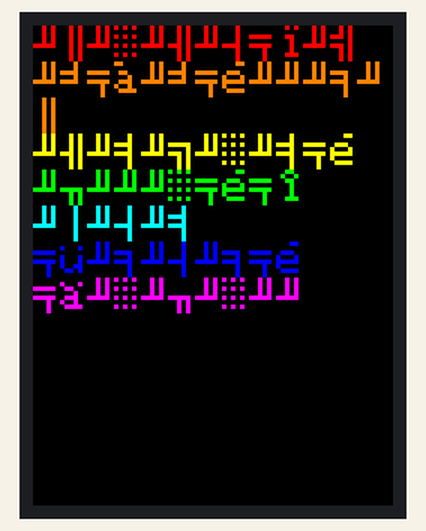
Recording of a sketch running on a simulated ESP32. Parts: 240×320 colour display. What the sketch prints to the serial monitor is not drawn.

Above: at 0.3 s.

The sketch:

Ohotnik.ino
```cpp
/*
 *   Ohotnik.ino
*/

#include <TFT_eSPI.h>

TFT_eSPI tft = TFT_eSPI();

uint16_t color24to16( uint8_t r, uint8_t g, uint8_t b ){
    uint16_t c = ((r & 0xF8)<<8) | ((g & 0xFC)<<3) | ((b & 0xF8)>>3);
    Serial.println(c, HEX);
    return c;
}

void setup() {
    Serial.begin(115200);

    color24to16(0xC8, 0x8C, 0x1E);

    tft.init();
    tft.setRotation(2);
    tft.fillScreen(TFT_BLACK);

    //tft.setCursor(0, 0);
    tft.setTextSize(3);
    tft.setTextColor( color24to16(255,0,0) );
    tft.println("каждый");
    tft.setTextColor( color24to16(255,128,0) );
    tft.println("охотник");
    tft.setTextColor( color24to16(255,255,0) );
    tft.println("желает");
    tft.setTextColor( color24to16(0,255,0) );
    tft.println("знать");
    tft.setTextColor( color24to16(0,255,255) );
    tft.println("где");
    tft.setTextColor( color24to16(0,0,255) );
    tft.println("сидит");
    tft.setTextColor( color24to16(255,0,255) );
    tft.println("фазан");
}

void loop() {
}
```
